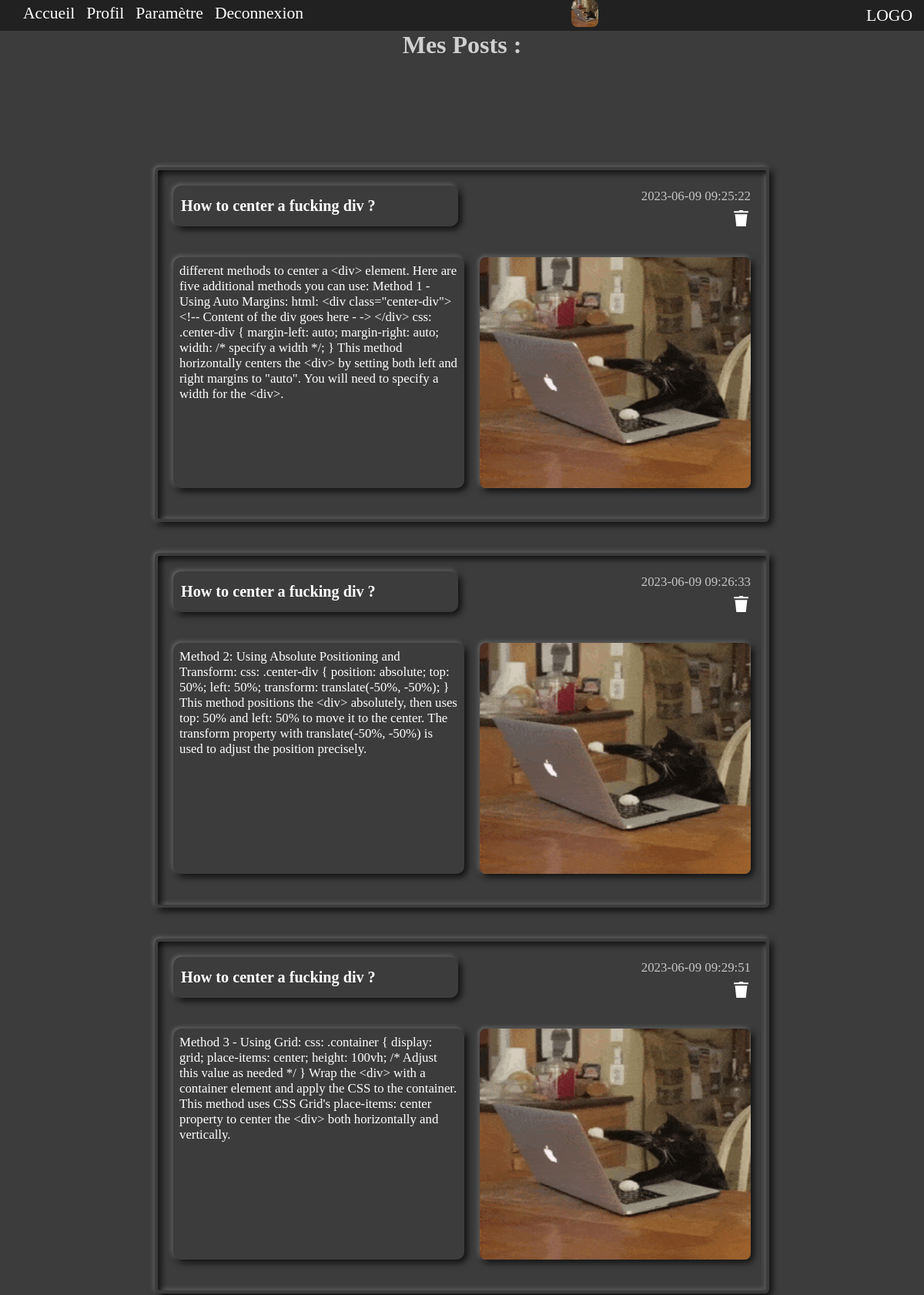
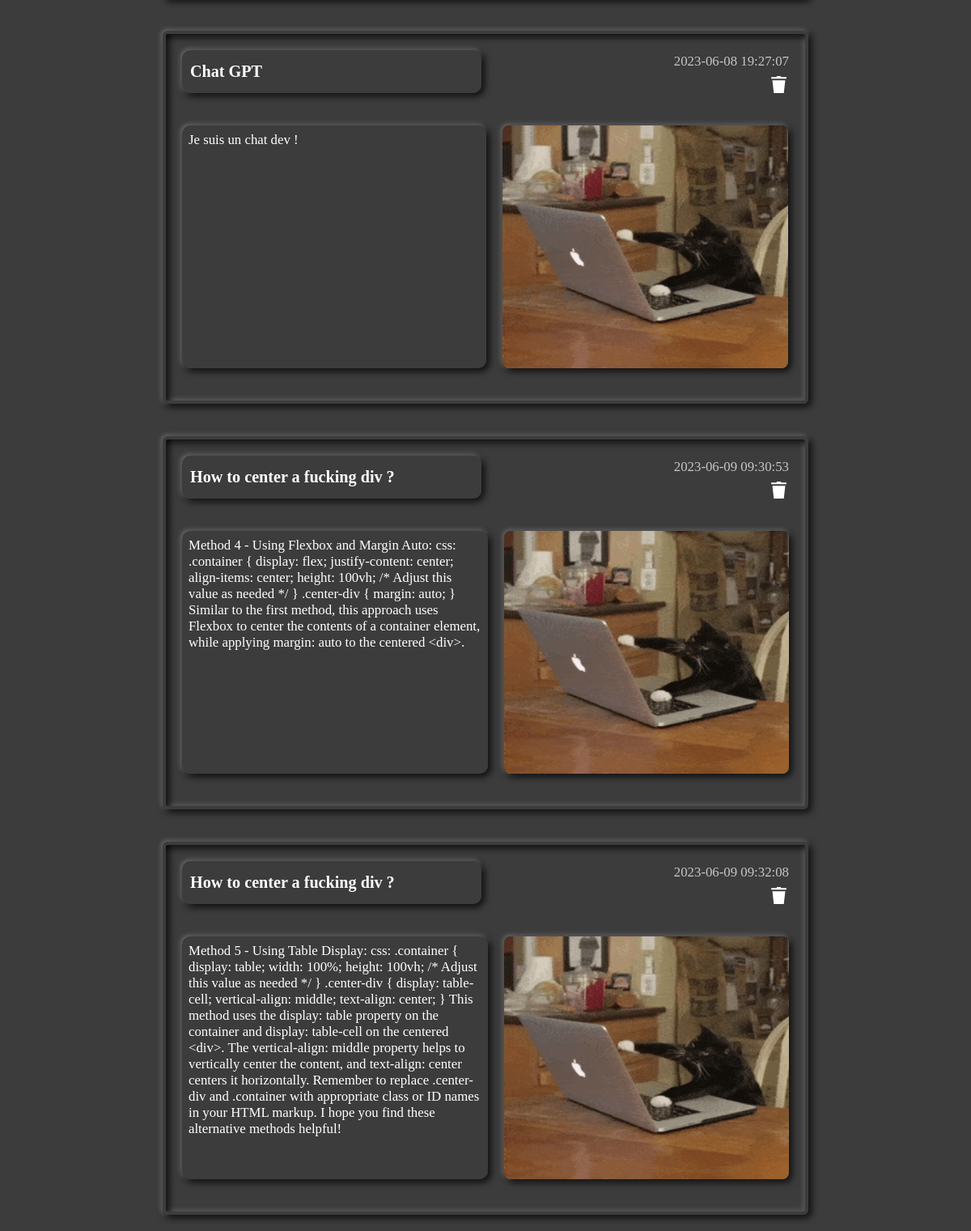
The page /profil.php (signed in) on the database its author committed (2 pictures, top to bottom).
### tables this page shows
CREATE TABLE IF NOT EXISTS `users` (
  `id` int NOT NULL AUTO_INCREMENT,
  `email` varchar(100) NOT NULL,
  `password` varchar(100) NOT NULL,
  `img` varchar(200) DEFAULT NULL,
  `name` varchar(100) DEFAULT NULL,
  `firstname` varchar(100) DEFAULT NULL,
  PRIMARY KEY (`id`)
);

CREATE TABLE IF NOT EXISTS `posts` (
  `id` int NOT NULL AUTO_INCREMENT,
  `userID` int NOT NULL,
  `titre` varchar(100) DEFAULT NULL,
  `contenu` text NOT NULL,
  `img` varchar(200) DEFAULT NULL,
  `date` timestamp NOT NULL DEFAULT CURRENT_TIMESTAMP,
  PRIMARY KEY (`id`)
);

### src/DB.php (called while the page is built)
<?php
class DB{
    private $db;
    public function __construct()
    {
        $dns = "mysql:dbname=blogy;host=localhost";
        $username = "root";
        $password = "";
        $this ->db = new PDO($dns,$username, $password);
    }
    public function getDB(){
        return $this->db;
    }
}
?>

### src/models/UserModel.php (called while the page is built, shortened)
<?php
include_once $_SERVER['DOCUMENT_ROOT'] . "/src/DB.php";
class UserModel{
    private $email;
    private $db;
    public function __construct($email)
    {
        $this->email = $email;
        $this->db = (new DB())->getDB();
        $user = $this->isExistDB();
    }
    public function isExistDB(){
        $prepare = $this->db->prepare('SELECT * FROM users WHERE email=?');
        $prepare->execute([$this->email]);
        return $prepare->fetch();
    }
    public function getUserImgWithEmail(){
        $prepare = $this->db->prepare('SELECT img FROM users WHERE email=?');
        $prepare->execute([$this->email]);
        return $prepare->fetch();
    }
}
?>

### src/controllers/UserController.php (called while the page is built, shortened)
<?php
include_once $_SERVER['DOCUMENT_ROOT'] . "/src/models/UserModel.php";
class UserController{
    static public function getUserImgWithEmail($email){
        $model = new UserModel($email);
        return $model->getUserImgWithEmail();
    }
}
?>

### src/controllers/PostController.php (called while the page is built, shortened)
<?php
include_once $_SERVER['DOCUMENT_ROOT'] . "/src/models/PostModel.php";
class PostController{
    static public function getUserPostsWithUserID($userID){
        $model = new PostModel($userID);
        return $model->getUserPostsWithUserID();
    }
}
?>

### src/models/PostModel.php (called while the page is built, shortened)
<?php
include_once $_SERVER['DOCUMENT_ROOT'] . "/src/DB.php";
class PostModel{
    private $userID;
    private $db;
    public function __construct($userID = null, $contenu  = null, $titre = null, $img = null)
    {
        $this->userID = $userID;
        $this->db = (new DB())->getDB();
    }
    public function getUserPostsWithUserID(){
        $prepare = $this->db->prepare('SELECT * FROM posts WHERE userID=?');
        $prepare->execute([$this->userID]);
        return $prepare->fetchAll(PDO::FETCH_ASSOC);
    }
}
?>

### profil.php (the view, shortened to what this page needs)
<!DOCTYPE html>
<html lang="fr">
<?php
include_once $_SERVER['DOCUMENT_ROOT'] . "/src/views/head.php";
include_once $_SERVER['DOCUMENT_ROOT'] . "/src/views/navbar.php";
include_once $_SERVER['DOCUMENT_ROOT'] . "/src/controllers/PostController.php";
?>
<body>
    <section class="postSection">
        <h3>Mes Posts :</h3>
        <?php
        $userID = (isset($_GET['id']))? $_GET['id']: $_SESSION['id'];
        $tabPosts = PostController::getUserPostsWithUserID($userID);
        foreach ($tabPosts as $post) {
            $id = $post['id'];
            $titre = $post['titre'];
            $contenu = $post['contenu'];
            $img = $post['img'];
            $date = $post['date'];
            echo "
                <div class='postContainer'>
                    <div class='divpost'>
                        <h4 class='postTitre'>$titre</h4>
                        <p class='postDate'>$date</p>
                        <a href='/src/views/posts/deletePost.php?id=$id'><img class='deleteButton' src='/img/icons8-delete.svg'></a>
                    </div>
                    <div class='divpost'>
                    <p class='postContenu'>$contenu</p>
                        <img class='postImg' src='$img'>
                    </div>
                </div>
                        ";
        }
        ?>
    </section>
</body>
</html>

### src/views/navbar.php (shortened to what this page needs)
<?php
include_once $_SERVER['DOCUMENT_ROOT'] . "/src/views/head.php";
include_once $_SERVER['DOCUMENT_ROOT'] . "/src/controllers/UserController.php";
?>
<!DOCTYPE html>
<html lang="fr">
<head>
</head>
<body>
    <nav>
        <div class="divul">
            <ul class="ul">
                <a href="/index.php">
                    <li>Accueil</li>
                </a>
                <?php
                if (isset($_SESSION['id'])) {
                    $id=$_SESSION['id'];
                    echo "
                        <a href='/profil.php?id=$id'>
                        <li>Profil</li>
                        </a>
                        <a href='/settings.php'>
                        <li>Paramètre</li>
                        </a>
                        <a href='/src/views/users/logout.php'>
                        <li>Deconnexion</li>
                        </a>
                        ";
                } else {
                    echo "
                        <a href='/connexion.php'>
                        <li>Connexion</li>
                        </a>
                        ";
                }
                ?>
            </ul>
        </div>
        <div>
            <?php
                if(isset($_SESSION['id'])){
                    $user = UserController::getUserImgWithEmail($_SESSION['email']);
                    $img = $user['img'];
                    echo "
                    <a href='/profil.php'><img class='imgPP' src='$img'></a>
                    ";
                }
            ?>
        </div>
        <a href="">
            <p>LOGO</p>
        </a>
    </nav>
</body>
</html>

### style/global.css (style rules this page uses)
* { margin: 0; padding: 0; list-style-type: none; text-decoration: none; }
body { background-color: #3c3c3c; }

### style/profil.css (style rules this page uses)
body { color: white; }
.postSection { display: flex; flex-direction: column; align-items: center; }
.postContainer { max-height: 600px; width: 750px; border: 4px solid transparent; margin: 20px auto; padding: 20px; border-radius: 6px; color: #fff; font-size: 1.05em; border-color: none; background-color: transparent; box-shadow: 3px 3px 10px rgba(0, 0, 0, 1), -1px -1px 6px rgba(255, 255, 255, 0.4), inset 3px 3px 10px rgba(0, 0, 0, 1), inset -1px -1px 6px rgba(255, 255, 255, 0.4); display: flex; flex-direction: column; align-items: center; }
.divpost { display: flex; width: 100%; min-height: 100%; position: relative; margin-bottom: 20px; }
.postTitre { min-height: 30px; min-width: 48%; margin: 0 20px 20px 0; font-size: 1.2em; text-align: start; padding: 15px 0 8px 10px; border-radius: 10px; box-shadow: 3px 3px 10px rgba(0, 0, 0, 1), -1px -1px 6px rgba(255, 255, 255, 0.4); }
.postDate { position: absolute; top: 5%; right: 0%; color: rgb(198, 198, 198); }
.postContenu { max-height: 300px; min-width: 48%; margin-right: 20px; padding: 8px; border-radius: 10px; box-shadow: 3px 3px 10px rgba(0, 0, 0, 1), -1px -1px 6px rgba(255, 255, 255, 0.4); }
.postImg { max-height: 300px; min-width: 47%; border-radius: 8px; box-shadow: 3px 3px 10px rgba(0, 0, 0, 1), -1px -1px 6px rgba(255, 255, 255, 0.4); }
.deleteButton { height: 25px; position: absolute; top: 30px; right: 0; transition: all 0.2s ease-in-out; cursor: pointer; }

### style/connexion.css (style rules this page uses)
h3 { color: rgb(208, 208, 208); font-size: 2em; margin-bottom: 10%; }

### style/navbar.css (style rules this page uses)
nav { background-color: #212121; height: 40px; width: 100%; display: flex; justify-content: space-between; align-items: center; }
.divul, ul { display: flex; }
ul a, nav a { margin-right: 15px; font-size: 1.35em; color: white; transition: all 0.2s ease-in-out; }
.imgPP { height: 35px; width: 35px; border-radius: 8px; transition: all 1s ease-in-out; }

### rows shown on the page
users: email+img (picture)
posts: titre "How to center a fucking div ?", date "2023-06-09 09:25:22", contenu "different methods to center a <div> element. Here are five additional methods you can use: Method 1 - Using Auto Margins: html: <div class=\"center-div\"> <!-- Content of the div goes here - -> </div> css: .center-div { margin-left: auto; margin-right: auto; width: /* specify a width */; } This method horizontally centers the <div> by setting both left and right margins to \"auto\". You will need to specify a width for the <div>.", img (picture)
posts: titre "How to center a fucking div ?", date "2023-06-09 09:26:33", contenu "Method 2: Using Absolute Positioning and Transform: css: .center-div { position: absolute; top: 50%; left: 50%; transform: translate(-50%, -50%); } This method positions the <div> absolutely, then uses top: 50% and left: 50% to move it to the center. The transform property with translate(-50%, -50%) is used to adjust the position precisely.", img (picture)
posts: titre "How to center a fucking div ?", date "2023-06-09 09:29:51", contenu "Method 3 - Using Grid: css: .container { display: grid; place-items: center; height: 100vh; /* Adjust this value as needed */ } Wrap the <div> with a container element and apply the CSS to the container. This method uses CSS Grid's place-items: center property to center the <div> both horizontally and vertically.", img (picture)
posts: titre "Chat GPT", date "2023-06-08 19:27:07", contenu "Je suis un chat dev !", img (picture)
posts: titre "How to center a fucking div ?", date "2023-06-09 09:30:53", contenu "Method 4 - Using Flexbox and Margin Auto: css: .container { display: flex; justify-content: center; align-items: center; height: 100vh; /* Adjust this value as needed */ } .center-div { margin: auto; } Similar to the first method, this approach uses Flexbox to center the contents of a container element, while applying margin: auto to the centered <div>.", img (picture)
posts: titre "How to center a fucking div ?", date "2023-06-09 09:32:08", contenu "Method 5 - Using Table Display: css: .container { display: table; width: 100%; height: 100vh; /* Adjust this value as needed */ } .center-div { display: table-cell; vertical-align: middle; text-align: center; } This method uses the display: table property on the container and display: table-cell on the centered <div>. The vertical-align: middle property helps to vertically center the content, and text-align: center centers it horizontally. Remember to replace .center-div and .container with appropriate class or ID names in your HTML markup. I hope you find these alternative methods helpful!", img (picture)
